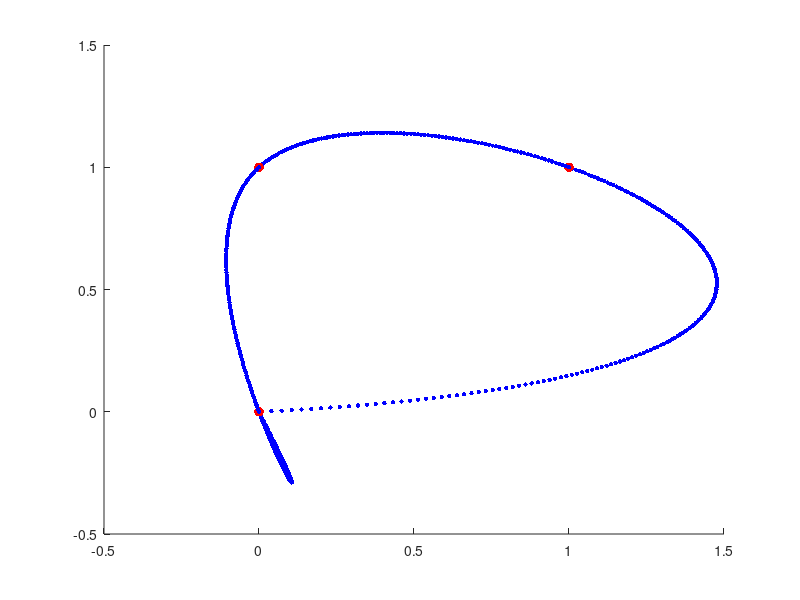

Source code (MATLAB): (Note: this script raises an error after producing the figure.)
% t = -2:2;
% dt = 1;
% ti =-2:0.025:2;
% dti = 0.025;
% y = sign (t);
% ys = interp1 (t,y,ti,'spline');
% yp = interp1 (t,y,ti,'pchip');
% ddys = diff (diff (ys)./dti) ./ dti;
% ddyp = diff (diff (yp)./dti) ./ dti;
% figure (1);
% plot (t, y, 'b-', ti,ys,'r-', ti,yp,'g-');
% legend ('spline', 'pchip', 4);
% figure (2);
% plot (ti,ddys,'r+', ti,ddyp,'g*');
% legend ('spline', 'pchip');




p = [[0 0 0];
    [0 0 1];
    [0 1 1];
    [1 1 1];
    [0 0 0]
    ];

dt = 0.01;
curve = p';
% interpote a 3d curve using spline 
% path 3*x 
% newPath 3*x

x = curve(1, :); 
y = curve(2, :); 
z = curve(3, :);

t = cumsum([0;sqrt(diff(x(:)).^2 + diff(y(:)).^2 + diff(z(:)).^2)]); 
sx = spline(t,x); 
sy = spline(t,y); 
sz = spline(t,z);

tt = t(1):dt:t(end); 
xp = ppval(sx, tt); 
yp = ppval(sy, tt); 
zp = ppval(sz, tt);

newCurve = [xp; yp; zp]; 
pp = newCurve';
figure; hold on;
scatter3(x, y, z, 50, 'r', 'filled');
scatter3(pp(:,1), pp(:,2), pp(:,3), 10, 'b', 'filled');



p1 = pp(1,:);
p2 = pp(2,:);
r = vrrotvec([0 0 1], p2 - p1);
m = vrrotvec2mat(r);



[pp tt] = fnplt(cscvn(points), 200); 
hold on, 
pp = pp';
scatter3(pp(:,1), pp(:,2), pp(:,3), 'filled');
plot(points(1,:),points(2,:),'o'), hold off

p = [[0 0 0];
    [0 0 1];
    [0 1 1];
    [1 1 1];
    [0 0 0]
    ];
curve = cscvn(p);
figure; hold on;
scatter3(p(:,1), p(:,2), p(:,3), 'filled');
fnplt(curve);




x = p(:,1);%0:0.1:1;
y = p(:,2);%x;!
z = p(:,3);%x;
f = @(x,y,z) x.^2 - y - z.^2;
[xx, yy, zz] = meshgrid (x, y, z);
v = f (xx,yy,zz);
xi = 0:0.05:1;
yi = xi;
zi = xi;
[xxi, yyi, zzi] = meshgrid (xi, yi, zi);
vi = interp3 (x, y, z, v, xxi, yyi, zzi, 'spline');
vi = interp3 (p, 'spline');
% [xxi, yyi, zzi] = ndgrid (xi, yi, zi);
% vi2 = interpn (x, y, z, v, xxi, yyi, zzi, 'spline');

mesh (zi, yi, squeeze (vi(1,:,:)));







p1 = [-0.5 1 -3];
p2 = [-0.5 1 -1];


r = vrrotvec([0 0 1], p2-p1);
m = vrrotvec2mat(r);